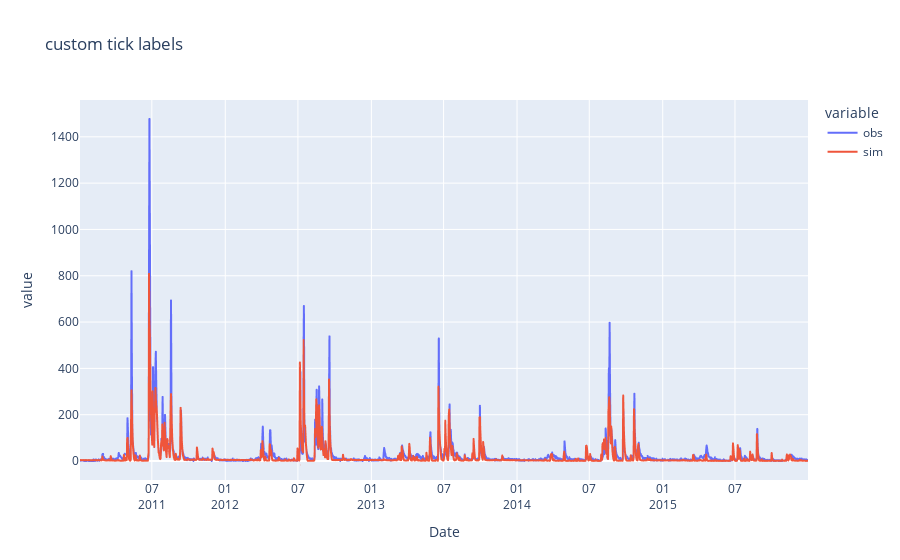

The notebook cell this image was saved under:
### Code cell
import plotly.express as px

fig = px.line(data, x="Date", y=data.columns,
              hover_data={"Date": "|%B %d, %Y"},
              title='custom tick labels')
fig.update_xaxes(
    dtick="M6",
    tickformat="%m\n%Y")
fig.show()

data

### Figure 1 — Plotly figure (JSON) as saved in the notebook; plotly's stock layout.template omitted (floating-point values rounded to 4 significant figures; data arrays with more than 128 entries replaced by an {"elided": "..."} marker saying what was removed)
{"data": [{"hovertemplate": "variable=obs<br>Date=%{x|%B %d, %Y}<br>value=%{y}<extra></extra>", "legendgroup": "obs", "line": {"color": "#636efa", "dash": "solid"}, "mode": "lines", "name": "obs", "showlegend": true, "type": "scattergl", "x": {"elided": "1825 str values"}, "xaxis": "x", "y": {"elided": "1825 float values"}, "yaxis": "y"}, {"hovertemplate": "variable=sim<br>Date=%{x|%B %d, %Y}<br>value=%{y}<extra></extra>", "legendgroup": "sim", "line": {"color": "#EF553B", "dash": "solid"}, "mode": "lines", "name": "sim", "showlegend": true, "type": "scattergl", "x": {"elided": "1825 str values"}, "xaxis": "x", "y": {"elided": "1825 float values"}, "yaxis": "y"}], "layout": {"legend": {"title": {"text": "variable"}, "tracegroupgap": 0}, "title": {"text": "custom tick labels"}, "xaxis": {"anchor": "y", "domain": [0, 1], "dtick": "M6", "tickformat": "%m\n%Y", "title": {"text": "Date"}}, "yaxis": {"anchor": "x", "domain": [0, 1], "title": {"text": "value"}}}}
